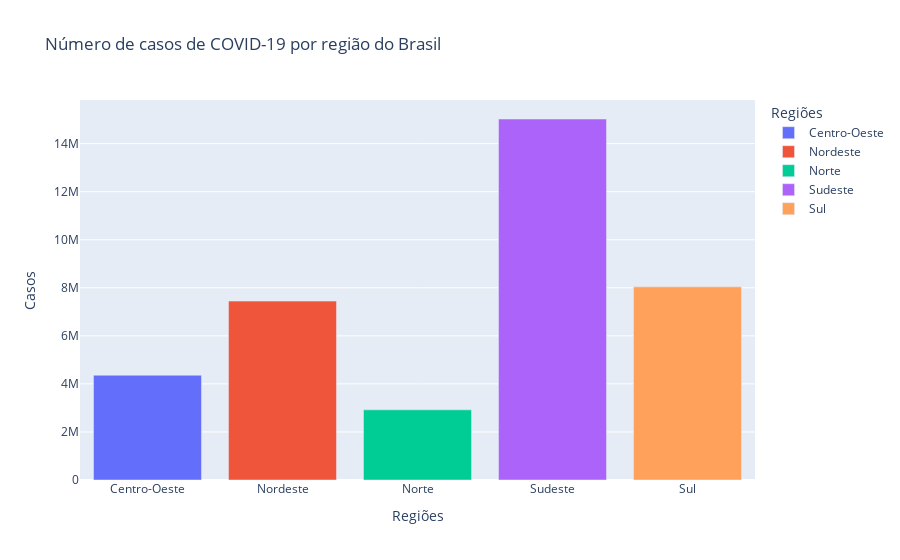

The cell this chart's notebook holds for it:
### Markdown cell above
Com isso, temos que todos os tratamentos necessários foram realizados, tornando possível criar os gráficos interativos, com a biblioteca Plotly, dos casos e óbitos por COVID-19 em cada região e estado do Brasil.

### Code cell
# Criando o gráfico interativo dos casos de COVID-19 por região do Brasil
fig_1 = px.bar(regiao, x='Regiões', y='Casos', color='Regiões', title='Número de casos de COVID-19 por região do Brasil')
fig_1.show()

### Figure 1 — Plotly figure (JSON) as saved in the notebook; plotly's stock layout.template omitted (floating-point values rounded to 4 significant figures)
{"data": [{"alignmentgroup": "True", "hovertemplate": "Regiões=%{x}<br>Casos=%{y}<extra></extra>", "legendgroup": "Centro-Oeste", "marker": {"color": "#636efa", "pattern": {"shape": ""}}, "name": "Centro-Oeste", "offsetgroup": "Centro-Oeste", "orientation": "v", "showlegend": true, "textposition": "auto", "type": "bar", "x": ["Centro-Oeste"], "xaxis": "x", "y": [4361442], "yaxis": "y"}, {"alignmentgroup": "True", "hovertemplate": "Regiões=%{x}<br>Casos=%{y}<extra></extra>", "legendgroup": "Nordeste", "marker": {"color": "#EF553B", "pattern": {"shape": ""}}, "name": "Nordeste", "offsetgroup": "Nordeste", "orientation": "v", "showlegend": true, "textposition": "auto", "type": "bar", "x": ["Nordeste"], "xaxis": "x", "y": [7446960], "yaxis": "y"}, {"alignmentgroup": "True", "hovertemplate": "Regiões=%{x}<br>Casos=%{y}<extra></extra>", "legendgroup": "Norte", "marker": {"color": "#00cc96", "pattern": {"shape": ""}}, "name": "Norte", "offsetgroup": "Norte", "orientation": "v", "showlegend": true, "textposition": "auto", "type": "bar", "x": ["Norte"], "xaxis": "x", "y": [2920912], "yaxis": "y"}, {"alignmentgroup": "True", "hovertemplate": "Regiões=%{x}<br>Casos=%{y}<extra></extra>", "legendgroup": "Sudeste", "marker": {"color": "#ab63fa", "pattern": {"shape": ""}}, "name": "Sudeste", "offsetgroup": "Sudeste", "orientation": "v", "showlegend": true, "textposition": "auto", "type": "bar", "x": ["Sudeste"], "xaxis": "x", "y": [15026030], "yaxis": "y"}, {"alignmentgroup": "True", "hovertemplate": "Regiões=%{x}<br>Casos=%{y}<extra></extra>", "legendgroup": "Sul", "marker": {"color": "#FFA15A", "pattern": {"shape": ""}}, "name": "Sul", "offsetgroup": "Sul", "orientation": "v", "showlegend": true, "textposition": "auto", "type": "bar", "x": ["Sul"], "xaxis": "x", "y": [8040135], "yaxis": "y"}], "layout": {"barmode": "relative", "legend": {"title": {"text": "Regiões"}, "tracegroupgap": 0}, "title": {"text": "Número de casos de COVID-19 por região do Brasil"}, "xaxis": {"anchor": "y", "categoryarray": ["Centro-Oeste", "Nordeste", "Norte", "Sudeste", "Sul"], "categoryorder": "array", "domain": [0, 1], "title": {"text": "Regiões"}}, "yaxis": {"anchor": "x", "domain": [0, 1], "title": {"text": "Casos"}}}}
